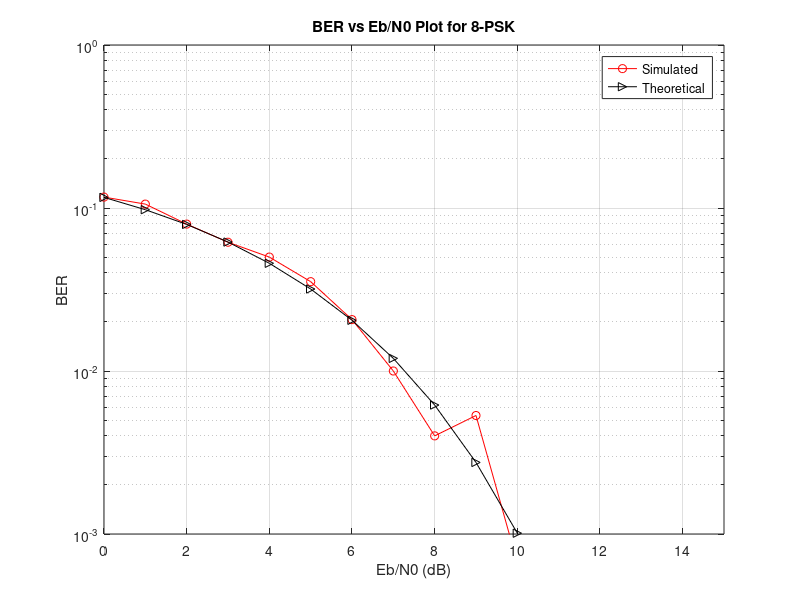

The MATLAB source for this figure:
%                          <<Experiment 5  PART-B (8-PSK)>>
%                               << Objective-2 >>
% Aim: Simulation study of Performance of 8-PSK.
% Objective-1: Write a program to plot signal constellation diagram of received
%              8-PSK signal in the presence of AWGN.
% Objective-2: Write a program to plot Practical and Theoretical BER vs SNR graph
%              of received 8-PSK signal in the presence of AWGN for ML receiver.

% Note: For objective-1, see separate octave files named <my_8PSK_constellation.m>
clc;
clear all;
close all;
pkg load communications
N = 3000;  % Number of bits to be transmitted using *-PSK
           % Too large value may slow down the program
x = randi([0,1],1,N); % Random input bits generation
M = 8;     % Number of Symbols in 8-PSK

% Symbol Generation
yy = [];
for i=1:3:length(x)
  if x(i)==0 && x(i+1)==0 & x(i+2)==0
    y = cosd(0)+1j*sind(0);
  elseif x(i)==0 && x(i+1)==0 & x(i+2)==1
    y = cosd(45)+1j*sind(45);
  elseif x(i)==0 && x(i+1)==1 & x(i+2)==1
    y = cosd(90)+1j*sind(90);
  elseif x(i)==0 && x(i+1)==1 & x(i+2)==0
    y = cosd(135)+1j*sind(135);
  elseif x(i)==1 && x(i+1)==1 & x(i+2)==0
    y = cosd(180)+1j*sind(180);
  elseif x(i)==1 && x(i+1)==1 & x(i+2)==1
    y = cosd(225)+1j*sind(225);
  elseif x(i)==1 && x(i+1)==0 & x(i+2)==1
    y = cosd(270)+1j*sind(270);
  elseif x(i)==1 && x(i+1)==0 & x(i+2)==0
    y = cosd(315)+1j*sind(315);
  endif
% Transmitted Symbols
yy = [yy y];
endfor

% Detection based on euclidean distance
ber_simulated = [];
ber_theoretical = [];
ref_symbols = [cosd(0)+1j*sind(0), cosd(45)+1j*sind(45), cosd(90)+1j*sind(90), cosd(135)+1j*sind(135), cosd(180)+1j*sind(180) cosd(225)+1j*sind(225) cosd(270)+1j*sind(270) cosd(315)+1j*sind(315)];
for EbN0db = 0:15
EbN0 = 10^(EbN0db/10);
n = (1/sqrt(2))*[randn(1,length(yy)) + 1j*randn(1,length(yy))];
sigma = sqrt(1/((log2(M))*EbN0)); % Symbol energy is normalized to Unity
r = yy + sigma*n;

% Calculation of Euclidian Distances of received symbols from reference symobols
min_dist_index = [];
for i=1:length(r)
  Dist = [];
  for k=1:length(ref_symbols)
  dist = sqrt((real(r(i))-real(ref_symbols(k)))^2 + (imag(r(i))-imag(ref_symbols(k)))^2);
  Dist = [Dist dist];
  endfor
  min_dist_index = [min_dist_index find(Dist==min(Dist))];
endfor

% Estimation of Bits
x_estimated = [];
for i=1:length(r)
  if ref_symbols(min_dist_index(i))== cosd(0)+1j*sind(0);
    x_estimated = [x_estimated 0 0 0];
  elseif ref_symbols(min_dist_index(i))== cosd(45)+1j*sind(45);
    x_estimated = [x_estimated 0 0 1];
  elseif ref_symbols(min_dist_index(i))== cosd(90)+1j*sind(90);
    x_estimated = [x_estimated 0 1 1];
  elseif ref_symbols(min_dist_index(i))== cosd(135)+1j*sind(135);
    x_estimated = [x_estimated 0 1 0];
  elseif ref_symbols(min_dist_index(i))== cosd(180)+1j*sind(180);
    x_estimated = [x_estimated 1 1 0];
  elseif ref_symbols(min_dist_index(i))== cosd(225)+1j*sind(225);
    x_estimated = [x_estimated 1 1 1];
  elseif ref_symbols(min_dist_index(i))== cosd(270)+1j*sind(270);
    x_estimated = [x_estimated 1 0 1];
  elseif ref_symbols(min_dist_index(i))== cosd(315)+1j*sind(315);
    x_estimated = [x_estimated 1 0 0];
  endif
endfor

% BER Computation
ber_simulated =[ber_simulated sum(x~=x_estimated)/N];
ber_theoretical = [ber_theoretical (1/log2(M))*erfc(sqrt(3*EbN0)*sind(180/M))];
endfor
EbN0db = 0:15;

% BER Plotting
semilogy(EbN0db, ber_simulated, 'ro-', EbN0db, ber_theoretical, 'k>-');
title('BER vs Eb/N0 Plot for 8-PSK');
xlabel('Eb/N0 (dB)');
ylabel('BER');
grid on;
legend('Simulated', 'Theoretical');
axis([0 15 10^-3 10^0]);

